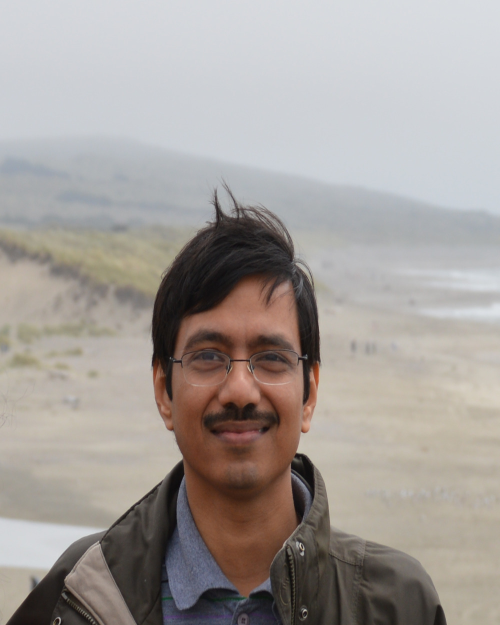
#> input picture img/Abhyuday.jpg, 1000 x 1250 px (shown at 1/2 size); its folder holds only this picture in this run
$ python normalize_photos.py
#> lines starting #> are read from the running program, lines starting #| are printed output that depends on the picture
#!/usr/bin/env python3
"""
Committee Photo Normalization Tool
Normalizes all committee member photos to consistent dimensions with face-aware positioning.
"""

import os
import cv2
import numpy as np
from pathlib import Path
from PIL import Image
import shutil

# Configuration
NORMALIZED_WIDTH = 220
NORMALIZED_HEIGHT = 280
FACE_CASCADE_PATH = cv2.data.haarcascades + 'haarcascade_frontalface_default.xml'

# Load face detection cascade
face_cascade = cv2.CascadeClassifier(FACE_CASCADE_PATH)

def detect_face_region(image_path):
    """Detect face in image and return bounding box."""
    img = cv2.imread(image_path)
    if img is None:
        return None

    gray = cv2.cvtColor(img, cv2.COLOR_BGR2GRAY)
    faces = face_cascade.detectMultiScale(gray, scaleFactor=1.1, minNeighbors=5, minSize=(50, 50))

    if len(faces) > 0:
        # Get the largest face detected
        largest_face = max(faces, key=lambda f: f[2] * f[3])
        return largest_face, img.shape
    return None, img.shape

def process_image(input_path, output_path):
    """Process a single image with face-aware normalization."""
#> called with input_path = 'img/Abhyuday.jpg', output_path = 'img_normalized/Abhyuday.jpg'
    try:
        # Read original image
        img = Image.open(input_path)
#> img is the input picture: PIL image 1000x1250 RGB; mean R, G, B 163.5, 157.5, 153.4
        img_cv = cv2.imread(input_path)

        if img_cv is None:
            print(f"Warning: Could not read {input_path}")
            return False

        img_height, img_width = img_cv.shape[:2]
#> img_height = 1250; img_width = 1000

        # Detect face
        face_data = detect_face_region(input_path)
#> in detect_face_region, `gray = cv2.cvtColor(img, cv2.COLOR_BGR2GRAY)`:
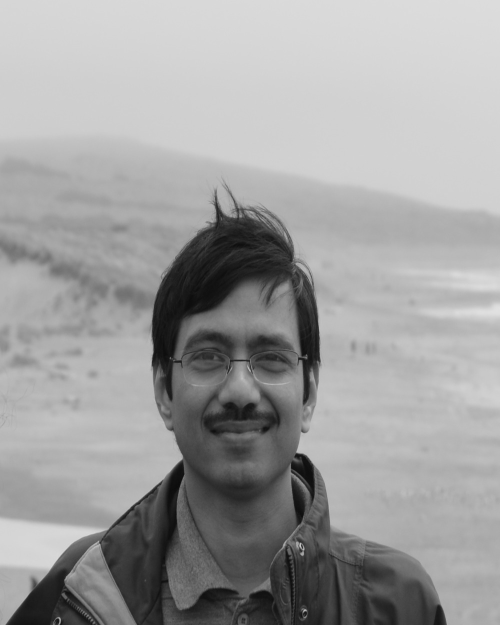
#> gray: shape (1250, 1000) (shown at 1/2 size); min 10, max 229, mean 158.9
#> in detect_face_region, `faces = face_cascade.detectMultiScale(gray, scaleFactor=1.1, minNeighb..`: faces = [[290, 568, 374, 374]]
#> in detect_face_region, `largest_face = max(faces, key=lambda f: f[2] * f[3])`: largest_face = [290, 568, 374, 374]
#> face_data = ([290, 568, 374, 374], (1250, 1000, 3))
        if face_data[0] is not None:
            (fx, fy, fw, fh), _ = face_data
#> fx = 290; fy = 568; fw = 374; fh = 374
        else:
            # Fallback: use center if face not detected
            fx, fy, fw, fh = img_width // 4, img_height // 4, img_width // 2, img_height // 2

        # Calculate scaling to fit target dimensions while preserving aspect ratio
        scale = min(NORMALIZED_WIDTH / img_width, NORMALIZED_HEIGHT / img_height)
#> scale = 0.22
        new_width = int(img_width * scale)
#> new_width = 220
        new_height = int(img_height * scale)
#> new_height = 275

        # Resize image proportionally
        img_resized = cv2.resize(img_cv, (new_width, new_height), interpolation=cv2.INTER_LANCZOS4)
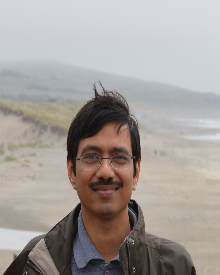
#> img_resized: shape (275, 220, 3); mean B, G, R 153.4, 157.5, 163.5

        # Create canvas with target dimensions (white background)
        canvas = np.ones((NORMALIZED_HEIGHT, NORMALIZED_WIDTH, 3), dtype=np.uint8) * 255

        # Scale face position according to resized image
        scaled_fy = int(fy * scale)
#> scaled_fy = 124
        scaled_fh = int(fh * scale)
#> scaled_fh = 82

        # Position face with consistent top margin (30% from top for professional look)
        target_face_top = int(NORMALIZED_HEIGHT * 0.25)  # Face positioned at 25% from top
        offset_y = target_face_top - scaled_fy
#> offset_y = -54

        # Center horizontally
        offset_x = (NORMALIZED_WIDTH - new_width) // 2
#> offset_x = 0

        # Clamp offsets to keep image on canvas
        offset_y = max(0, min(offset_y, NORMALIZED_HEIGHT - new_height))
#> offset_y = 0
        offset_x = max(0, min(offset_x, NORMALIZED_WIDTH - new_width))

        # Place resized image on canvas
        y_end = min(offset_y + new_height, NORMALIZED_HEIGHT)
#> y_end = 275
        x_end = min(offset_x + new_width, NORMALIZED_WIDTH)
#> x_end = 220

        canvas[offset_y:y_end, offset_x:x_end] = img_resized[
            0:y_end - offset_y,
            0:x_end - offset_x
        ]
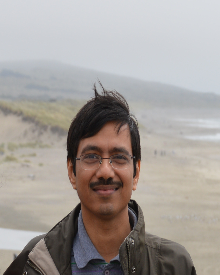
#> canvas: shape (280, 220, 3); mean B, G, R 155.2, 159.2, 165.1

        # Save processed image
        output_image = Image.fromarray(cv2.cvtColor(canvas, cv2.COLOR_BGR2RGB))
        output_image.save(output_path, quality=95)

        print(f"✓ Processed: {Path(input_path).name} -> {NORMALIZED_WIDTH}x{NORMALIZED_HEIGHT}")
        return True

    except Exception as e:
        print(f"✗ Error processing {input_path}: {e}")
        return False

def process_directory(input_dir, output_dir):
    """Process all images in a directory."""
    # Create output directory
    os.makedirs(output_dir, exist_ok=True)

    # Supported image extensions
    image_extensions = {'.jpg', '.jpeg', '.png', '.JPG', '.JPEG', '.PNG'}

    processed_count = 0
    failed_count = 0

    # Process all images
    for filename in os.listdir(input_dir):
        file_path = os.path.join(input_dir, filename)

        if os.path.isfile(file_path) and Path(filename).suffix.lower() in image_extensions:
            output_path = os.path.join(output_dir, filename)
            if process_image(file_path, output_path):
                processed_count += 1
            else:
                failed_count += 1

    return processed_count, failed_count

def main():
    """Main entry point."""
    print("=" * 60)
    print("Committee Photo Normalization Tool")
    print("=" * 60)
    print(f"\nTarget dimensions: {NORMALIZED_WIDTH}x{NORMALIZED_HEIGHT}px")
    print(f"Processing images with face detection...\n")

    # Process img directory
    input_dir = "img"
    output_dir = "img_normalized"

    if os.path.exists(input_dir):
        processed, failed = process_directory(input_dir, output_dir)
        print(f"\nProcessing complete!")
        print(f"✓ Successfully processed: {processed} images")
        if failed > 0:
            print(f"✗ Failed: {failed} images")
        print(f"\nNormalized images saved to: {output_dir}/")
    else:
        print(f"Error: {input_dir}/ directory not found")

if __name__ == "__main__":
    main()

$ run again, on img/Bimal.jpg
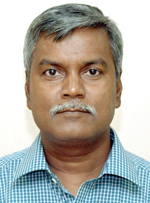
#> input picture img/Bimal.jpg, 150 x 203 px
#> in process_image, img is the input picture: PIL image 150x203 RGB; mean R, G, B 176.8, 173.1, 164.4
#> in detect_face_region, `gray = cv2.cvtColor(img, cv2.COLOR_BGR2GRAY)`:
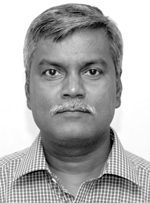
#> gray: shape (203, 150); min 0, max 255, mean 173.3
#> faces = [[22, 31, 102, 102]]
#> largest_face = [22, 31, 102, 102]
#> face_data = ([22, 31, 102, 102], (203, 150, 3))
#> fx = 22; fy = 31; fw = 102
#> scaled_fy = 42
#> scaled_fh = 140
#> in process_image, `offset_y = target_face_top - scaled_fy`: offset_y = 28
#> in process_image, `offset_y = max(0, min(offset_y, NORMALIZED_HEIGHT - new_height))`: offset_y = 0
#> y_end = 280
#> in process_image, `canvas[offset_y:y_end, offset_x:x_end] = img_resized[ 0:y_end - offset..`:
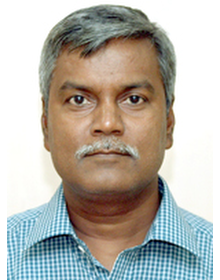
#> canvas: shape (280, 220, 3); mean B, G, R 170.1, 178.4, 181.8

$ run again, on img/G0801-Snehanshu-Saha.jpg
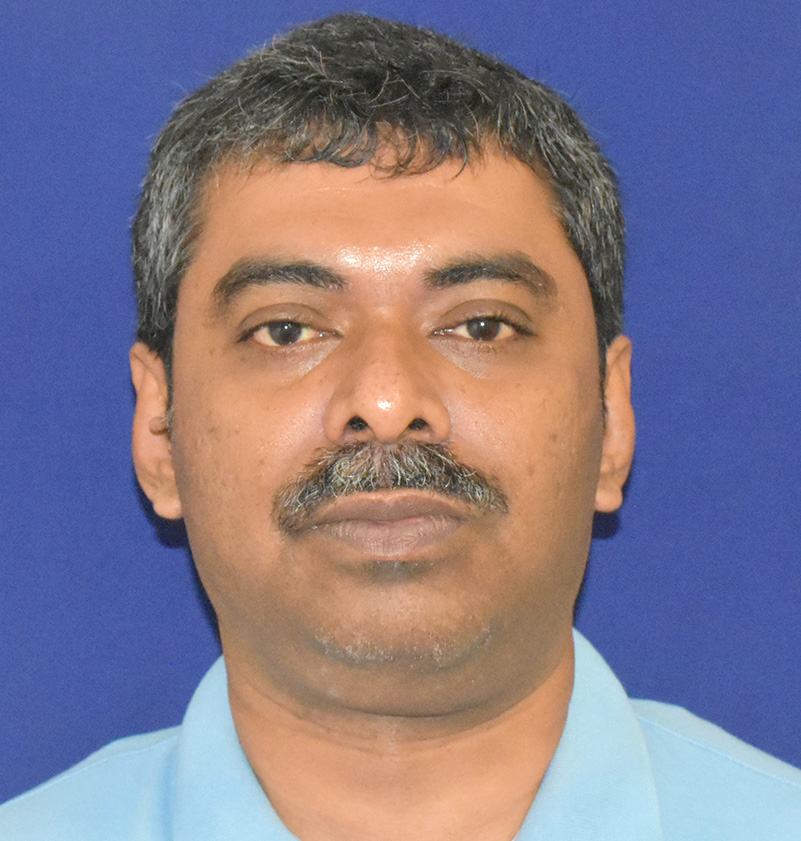
#> input picture img/G0801-Snehanshu-Saha.jpg, 801 x 841 px
#> in process_image, img is the input picture: PIL image 801x841 RGB; mean R, G, B 129.4, 120.6, 139.2
#> in detect_face_region, `gray = cv2.cvtColor(img, cv2.COLOR_BGR2GRAY)`:
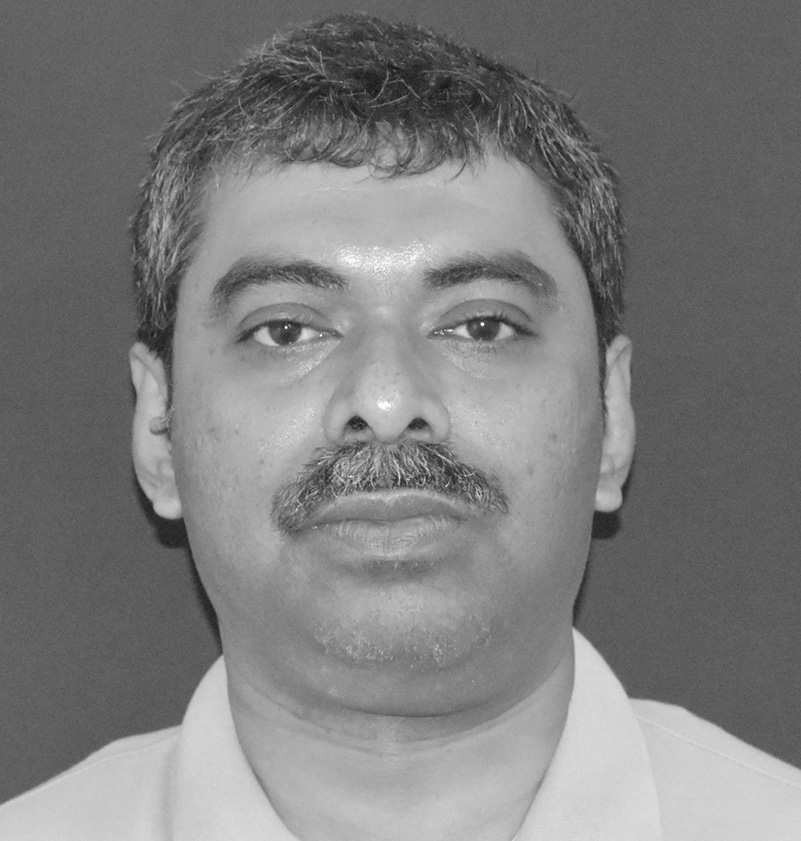
#> gray: shape (841, 801); min 17, max 255, mean 125.3
#> faces = [[121, 117, 539, 539]]
#> largest_face = [121, 117, 539, 539]
#> face_data = ([121, 117, 539, 539], (841, 801, 3))
#> fx = 121; fy = 117; fw = 539
#> scaled_fy = 32
#> scaled_fh = 148
#> offset_y = 38
#> y_end = 268
#> in process_image, `canvas[offset_y:y_end, offset_x:x_end] = img_resized[ 0:y_end - offset..`:
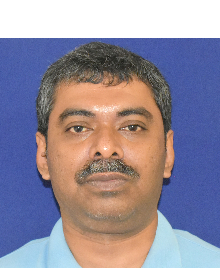
#> canvas: shape (280, 220, 3); mean B, G, R 159.9, 144.6, 151.9

$ run again, on img/Alok-Ranjan.jpg
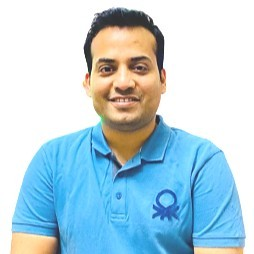
#> input picture img/Alok-Ranjan.jpg, 254 x 254 px
#> in process_image, img is the input picture: PIL image 254x254 RGB; mean R, G, B 182.4, 210.7, 223
#> in detect_face_region, `gray = cv2.cvtColor(img, cv2.COLOR_BGR2GRAY)`:
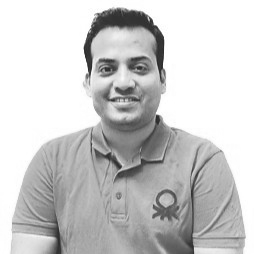
#> gray: shape (254, 254); min 41, max 255, mean 203.7
#> faces = [[77, 30, 94, 94]]
#> largest_face = [77, 30, 94, 94]
#> face_data = ([77, 30, 94, 94], (254, 254, 3))
#> fx = 77; fy = 30; fw = 94
#> scaled_fy = 25
#> scaled_fh = 81
#> offset_y = 45
#> y_end = 265
#> in process_image, `canvas[offset_y:y_end, offset_x:x_end] = img_resized[ 0:y_end - offset..`:
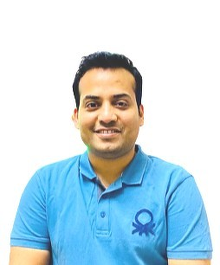
#> canvas: shape (280, 220, 3); mean B, G, R 229.8, 220.2, 197.9
